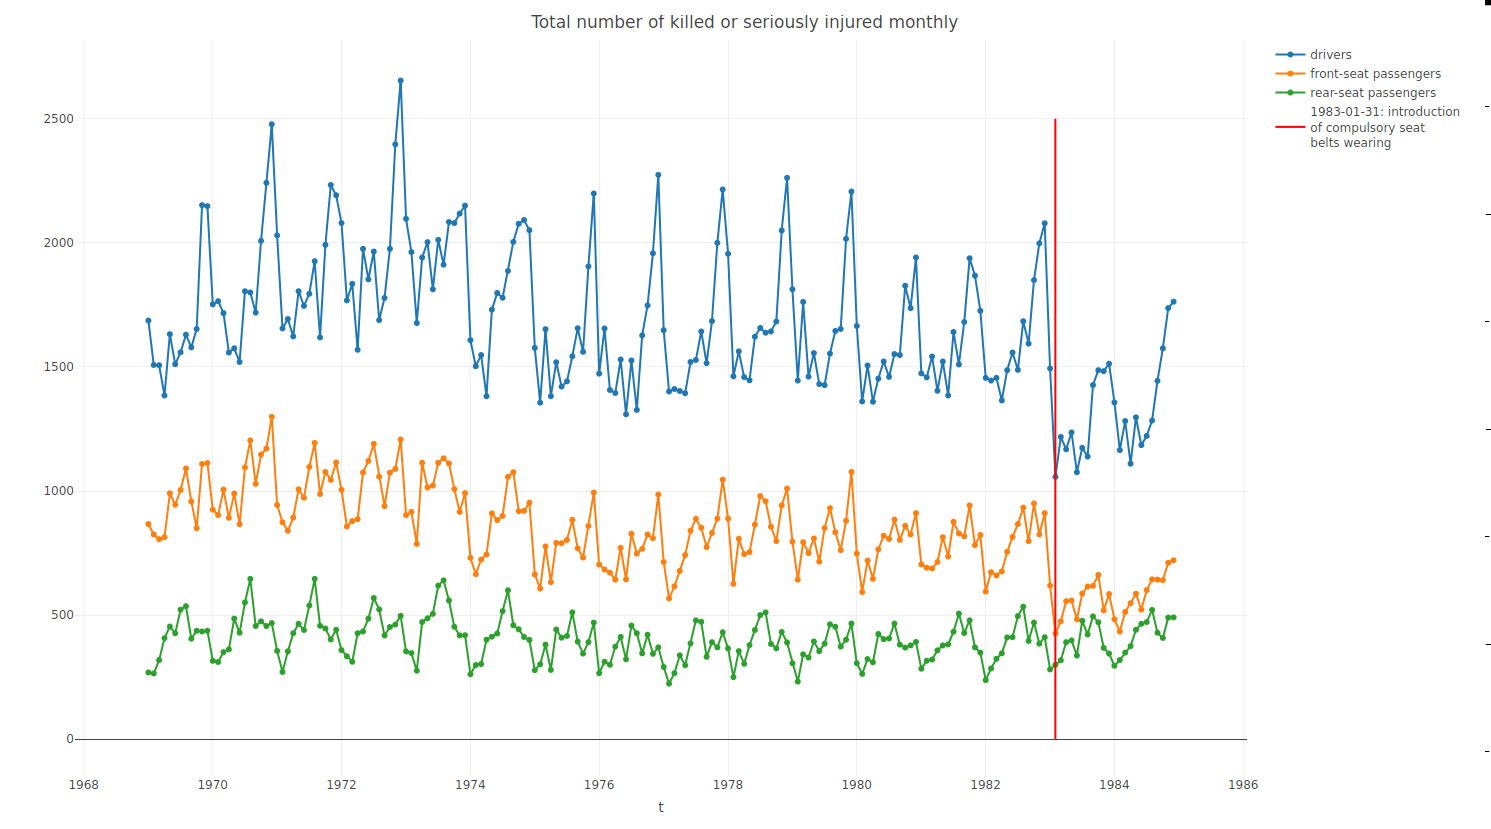

Here is the R script that generated this plot:
library(datasets)
library(plotly)
library(lubridate)
library(caret)
library(quantmod)

dtSrc <- data.frame(Seatbelts)
dtSrc$t <- date_decimal(as.vector(time(Seatbelts[,0])))
introductionHistorical <- as.POSIXct('1983-01-31', tz = "UTC")

plot <- plot_ly(dtSrc, x = ~t, y = ~drivers, name = 'drivers', type = 'scatter', mode = 'lines+markers') %>%
  add_trace(y = ~front, name = 'front-seat passengers', mode = 'lines+markers') %>%
  add_trace(y = ~rear, name = 'rear-seat passengers', mode = 'lines+markers') %>%
  add_trace(x = introductionHistorical, y=c(0,2500), name = "1983-01-31: introduction\nof compulsory seat\nbelts wearing", mode = "lines", line = list(color='red')) %>%
  layout(title = "Total number of killed or seriously injured monthly", yaxis = list(title = ""))

plot
